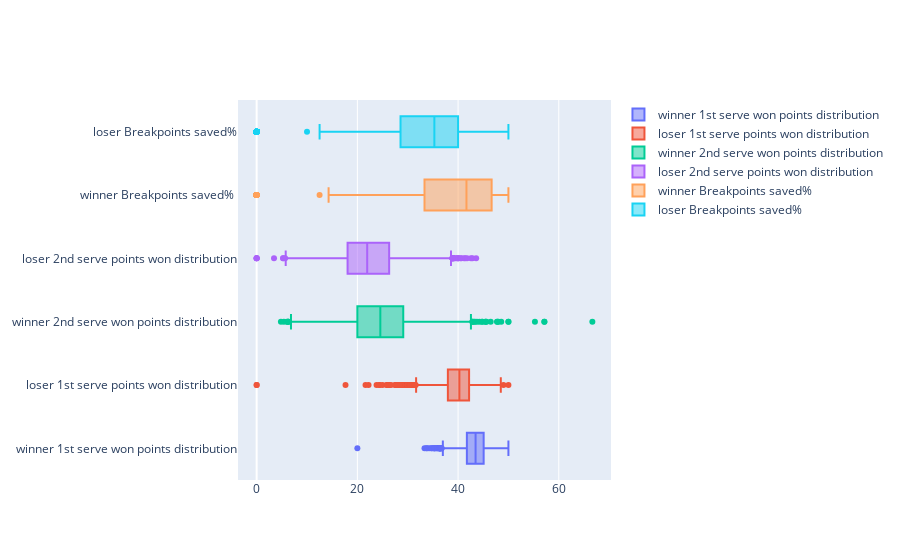

Notebook source saved alongside this figure:
### Code cell
w_1srv = winner_stats['1st_srv_w%']
l_1srv = loser_stats['1st_srv_w%']
w_2srv = winner_stats['2nd_srv_w%']
l_2srv = loser_stats['2nd_srv_w%']
wbp = winner_stats['bp_saved%']
l_bp = loser_stats['bp_saved%']
df_winner = winner_stats['ply_df']
df_loser = loser_stats['ply_df']
fig = gg.Figure()
fig.add_trace(gg.Box(x= w_1srv , name = "winner 1st serve won points distribution"))
fig.add_trace(gg.Box(x = l_1srv , name = "loser 1st serve points won distribution"))
fig.add_trace(gg.Box(x= w_2srv , name = "winner 2nd serve won points distribution"))
fig.add_trace(gg.Box(x = l_2srv , name = "loser 2nd serve points won distribution"))
fig.add_trace(gg.Box(x= wbp , name = "winner Breakpoints saved% "))
fig.add_trace(gg.Box(x = l_bp , name = "loser Breakpoints saved%"))
fig.update_layout()
fig.show()

### Figure 1 — Plotly figure (JSON) as saved in the notebook; plotly's stock layout.template omitted (floating-point values rounded to 4 significant figures; data arrays with more than 128 entries replaced by an {"elided": "..."} marker saying what was removed)
{"data": [{"name": "winner 1st serve won points distribution", "type": "box", "x": {"elided": "2607 float values"}}, {"name": "loser 1st serve points won distribution", "type": "box", "x": {"elided": "2607 float values"}}, {"name": "winner 2nd serve won points distribution", "type": "box", "x": {"elided": "2607 float values"}}, {"name": "loser 2nd serve points won distribution", "type": "box", "x": {"elided": "2607 float values"}}, {"name": "winner Breakpoints saved% ", "type": "box", "x": {"elided": "2607 float values"}}, {"name": "loser Breakpoints saved%", "type": "box", "x": {"elided": "2607 float values"}}], "layout": {}}
